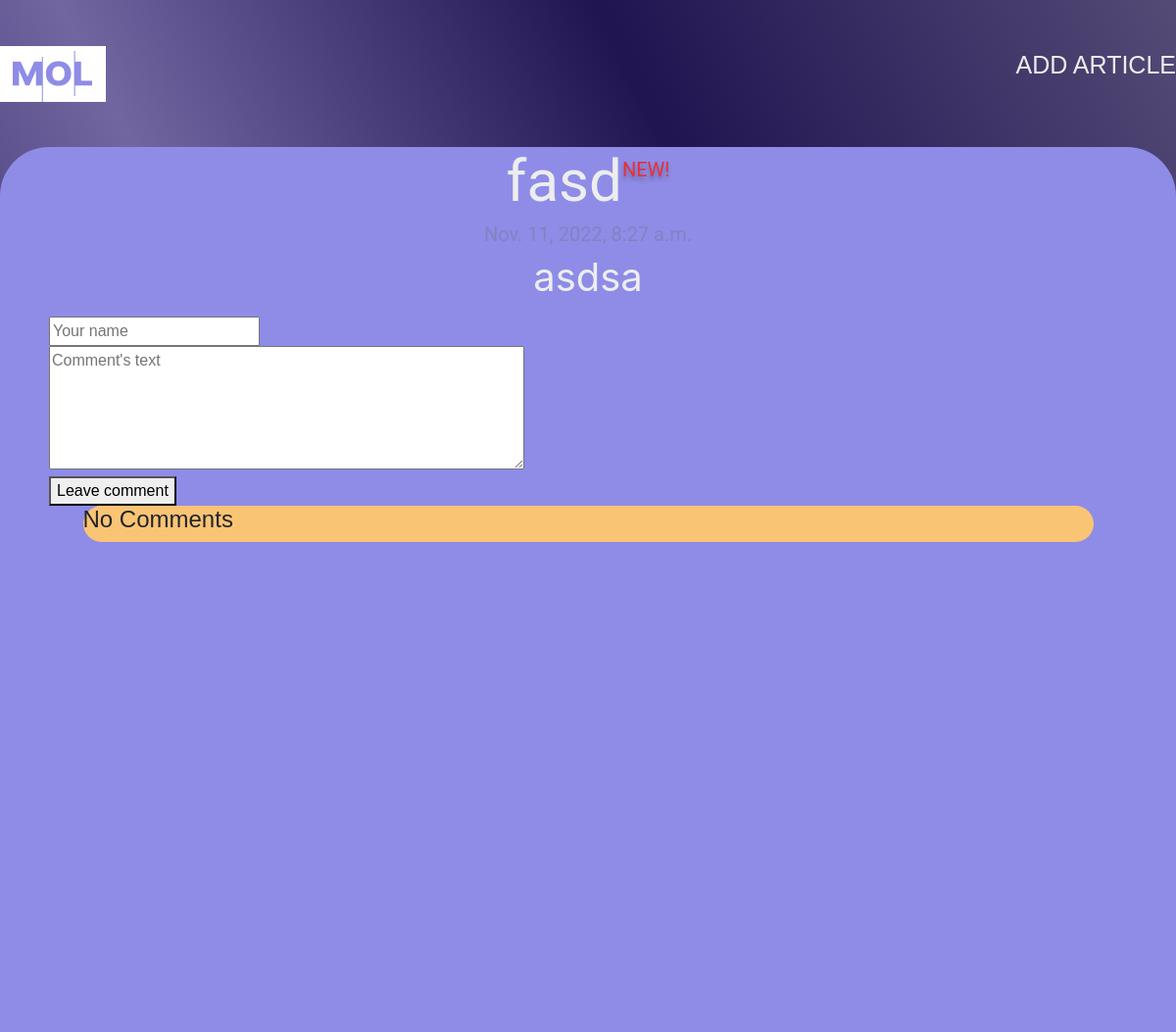
Before: /4/ with the older database file.
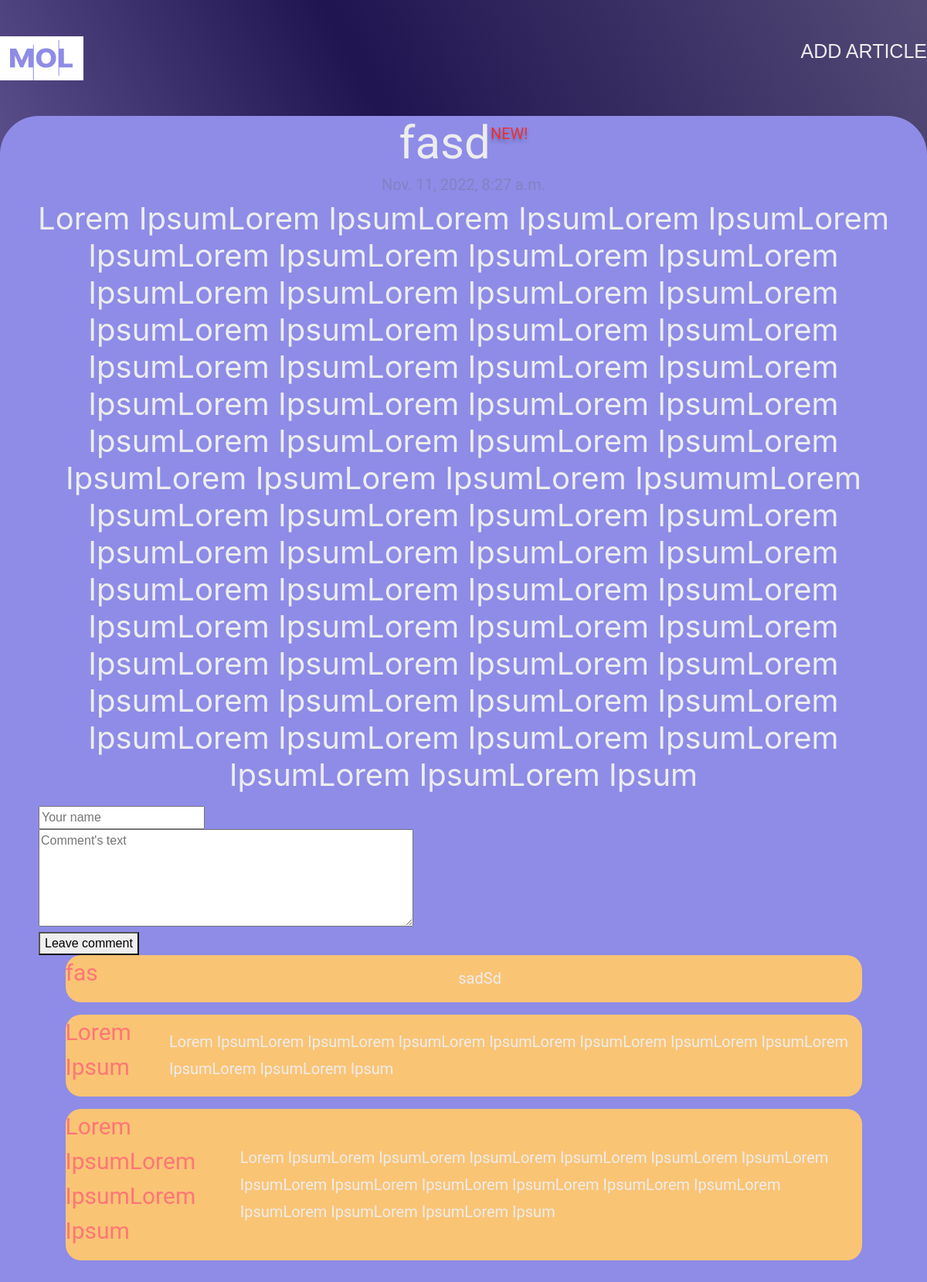
After: the same page with the newer database file.
### mysite/apps/blog/models.py (models this page shows, shortened)
class Article(models.Model):
    a_title = models.CharField('Article Name', max_length=200)
    a_text = models.TextField('Article Text')
    a_date = models.DateTimeField('Published on')
    def was_published_recently(self):
        return self.a_date >= (timezone.now() - datetime.timedelta(days=7))

class Comment(models.Model):
    article = models.ForeignKey(Article, on_delete=models.CASCADE)
    auth_name = models.CharField('Author', max_length=50)
    comm_text = models.CharField("Text", max_length=200)

### mysite/apps/blog/views.py (the view)
# urls.py: path('<int:article_id>/', views.detail, name='detail'),
def detail(request, article_id):
    try:
        a = Article.objects.get(id=article_id)
    except:
        raise Http404('Article Not Found')
    latest_comments_list = a.comment_set.order_by('-id')[:10]
    return render(request, 'blog/detail.html', {'article': a, 'latest_comments_list': latest_comments_list})

### mysite/templates/blog/detail.html (shortened to what this page needs)
{% extends 'base.html' %}
{% block content %}
<div class="theart">
    <div>
        <h2>{{article.a_title}}</h2>
    {%if article.was_published_recently%}
    <h1>NEW!</h1>{%endif%}
    </div>
    <h3>{{article.a_date}}</h3>
    <p>{{article.a_text}}</p>
</div>
<div class="your_com">
    <form action="{% url 'blog:leave_comment' article.id%}" method="POST">
        <input type="text" class="form" required placeholder="Your name" name="name"><br>
        <textarea name="text" class="form" required placeholder="Comment's text" cols="50" rows="5"></textarea><br>
        <button type="submit">Leave comment</button>
    </form>
</div>
{% if latest_comments_list%}
{%for c in latest_comments_list%}
<li>
    <div class="comments">
        <p class="comm">
            <strong>{{c.auth_name}}</strong>
        </p>
        <p class="zabal">
            {{c.comm_text}}
        </p>
    </div>
</li>
{%endfor%}
{%else%}
    <div class="comments">
        <h4>No Comments</h4>
    </div>
{%endif%}
{% endblock %}

Changed rows visible on the page:
changed Article "fasd": a_text "asdsa" → "Lorem IpsumLorem IpsumLorem IpsumLorem IpsumLorem IpsumLorem IpsumLorem IpsumLorem IpsumLorem IpsumLorem IpsumLorem IpsumLorem IpsumLorem IpsumLorem IpsumLorem IpsumLorem IpsumLorem IpsumLorem IpsumLorem IpsumLorem IpsumLorem IpsumLorem IpsumLorem IpsumLorem IpsumLorem IpsumLorem IpsumLorem IpsumLorem IpsumLorem IpsumLorem IpsumLorem IpsumLorem IpsumumLorem IpsumLorem IpsumLorem IpsumLorem IpsumLorem IpsumLorem IpsumLorem IpsumLorem IpsumLorem IpsumLorem IpsumLorem IpsumLorem IpsumLorem IpsumLorem IpsumLorem IpsumLorem IpsumLorem IpsumLorem IpsumLorem IpsumLorem IpsumLorem IpsumLorem IpsumLorem IpsumLorem IpsumLorem IpsumLorem IpsumLorem IpsumLorem IpsumLorem IpsumLorem IpsumLorem Ipsum"
added Comment: auth_name "fas", comm_text "sadSd"
added Comment: auth_name "Lorem Ipsum", comm_text "Lorem IpsumLorem IpsumLorem IpsumLorem IpsumLorem IpsumLorem IpsumLorem IpsumLorem IpsumLorem IpsumLorem Ipsum"
added Comment: auth_name "Lorem IpsumLorem IpsumLorem Ipsum", comm_text "Lorem IpsumLorem IpsumLorem IpsumLorem IpsumLorem IpsumLorem IpsumLorem IpsumLorem IpsumLorem IpsumLorem IpsumLorem IpsumLorem IpsumLorem IpsumLorem IpsumLorem IpsumLorem Ipsum"
Other visible differences:
text no longer shown: "No Comments"
